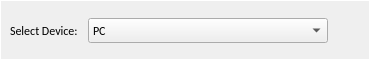
     <widget class="QGroupBox" name="Group1_Target">
      <property name="sizePolicy">
       <sizepolicy hsizetype="Expanding" vsizetype="Expanding">
        <horstretch>0</horstretch>
        <verstretch>0</verstretch>
       </sizepolicy>
      </property>
      <property name="maximumSize">
       <size>
        <width>16777215</width>
        <height>60</height>
       </size>
      </property>
      <property name="font">
       <font>
        <family>Calibri</family>
        <pointsize>10</pointsize>
        <weight>3</weight>
        <italic>false</italic>
        <bold>false</bold>
       </font>
      </property>
      <property name="styleSheet">
       <string notr="true">QGroupBox{
	font: 25 10pt &quot;Calibri&quot;;
	color: white;
	border: 1px solid white;
}
</string>
      </property>
      <property name="title">
       <string/>
      </property>
      <property name="flat">
       <bool>true</bool>
      </property>
      <widget class="QWidget" name="formLayoutWidget_2">
       <property name="geometry">
        <rect>
         <x>0</x>
         <y>0</y>
         <width>361</width>
         <height>61</height>
        </rect>
       </property>
       <layout class="QFormLayout" name="formLayout_Target">
        <property name="sizeConstraint">
         <enum>QLayout::SetMaximumSize</enum>
        </property>
        <property name="fieldGrowthPolicy">
         <enum>QFormLayout::ExpandingFieldsGrow</enum>
        </property>
        <property name="horizontalSpacing">
         <number>10</number>
        </property>
        <property name="verticalSpacing">
         <number>10</number>
        </property>
        <property name="leftMargin">
         <number>10</number>
        </property>
        <property name="topMargin">
         <number>10</number>
        </property>
        <property name="rightMargin">
         <number>10</number>
        </property>
        <property name="bottomMargin">
         <number>10</number>
        </property>
        <item row="0" column="0">
         <widget class="QLabel" name="label_11">
          <property name="font">
           <font>
            <family>Calibri</family>
            <pointsize>9</pointsize>
           </font>
          </property>
          <property name="layoutDirection">
           <enum>Qt::LeftToRight</enum>
          </property>
          <property name="frameShadow">
           <enum>QFrame::Plain</enum>
          </property>
          <property name="text">
           <string>Select Device:</string>
          </property>
          <property name="textFormat">
           <enum>Qt::AutoText</enum>
          </property>
          <property name="scaledContents">
           <bool>false</bool>
          </property>
          <property name="wordWrap">
           <bool>false</bool>
          </property>
         </widget>
        </item>
        <item row="0" column="1">
         <widget class="QComboBox" name="comboBox_targetdevice">
          <property name="enabled">
           <bool>true</bool>
          </property>
          <property name="sizePolicy">
           <sizepolicy hsizetype="Expanding" vsizetype="Expanding">
            <horstretch>0</horstretch>
            <verstretch>0</verstretch>
           </sizepolicy>
          </property>
          <property name="minimumSize">
           <size>
            <width>0</width>
            <height>0</height>
           </size>
          </property>
          <property name="maximumSize">
           <size>
            <width>240</width>
            <height>25</height>
           </size>
          </property>
          <property name="font">
           <font>
            <family>Calibri</family>
            <pointsize>9</pointsize>
           </font>
          </property>
          <property name="styleSheet">
           <string notr="true">QComboBox
{
	color: black;
}

QComboBox QAbstractItemView
{
     border: 1px solid rgb(161,161,161);
}

QComboBox QAbstractItemView::item
{
    height: 24px;
}

QComboBox QAbstractItemView::item:selected
{	
    background-color: rgba(54, 98, 180);
}

QComboBox::item:!enabled
{
    color: gray;
}</string>
          </property>
          <item>
           <property name="text">
            <string>PC</string>
           </property>
          </item>
          <item>
           <property name="text">
            <string>i.MX8</string>
           </property>
          </item>
          <item>
           <property name="text">
            <string>Linux</string>
           </property>
          </item>
          <item>
           <property name="text">
            <string>AmLogic A113D/X</string>
           </property>
          </item>
          <item>
           <property name="text">
            <string>Linkplay A98</string>
           </property>
          </item>
          <item>
           <property name="text">
            <string>Raspberry Pi</string>
           </property>
          </item>
          <item>
           <property name="text">
            <string>QCS40X</string>
           </property>
          </item>
          <item>
           <property name="text">
            <string>Cortex-M</string>
           </property>
          </item>
          <item>
           <property name="text">
            <string>Airoha AB1585</string>
           </property>
          </item>
          <item>
           <property name="text">
            <string>Airoha AB1565</string>
           </property>
          </item>
          <item>
           <property name="text">
            <string>TCP</string>
           </property>
          </item>
          <item>
           <property name="text">
            <string>Flow EVK</string>
           </property>
          </item>
          <item>
           <property name="text">
            <string>GX8008C</string>
           </property>
          </item>
          <item>
           <property name="text">
            <string>S7</string>
           </property>
          </item>
         </widget>
        </item>
       </layout>
      </widget>
     </widget>
